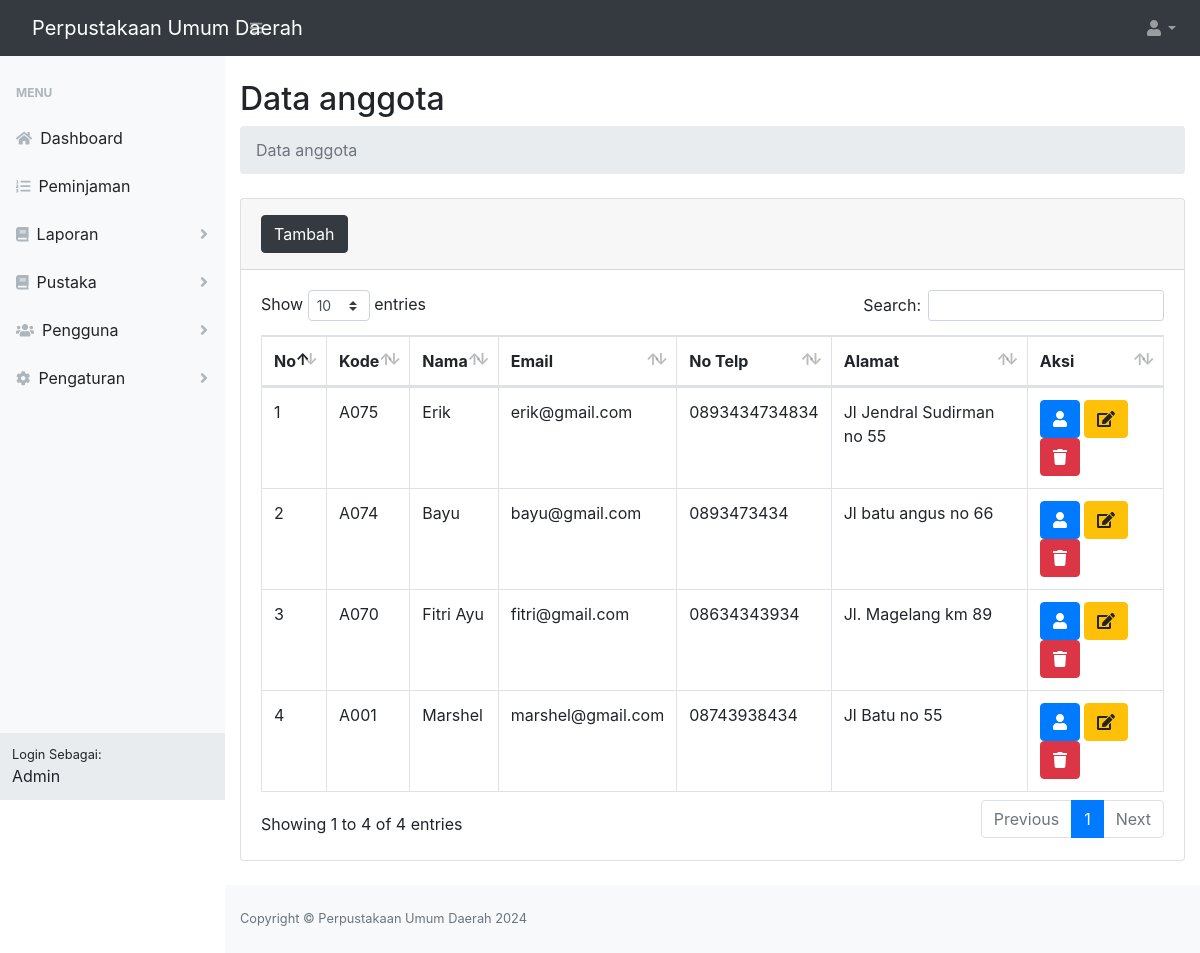
/dist/index.php?page=anggota (signed in), run on the app's committed database.
### tables this page shows
CREATE TABLE `profil_aplikasi` (
  `id` int(11) NOT NULL,
  `nama_aplikasi` varchar(30) NOT NULL,
  `nama_pimpinan` varchar(100) NOT NULL,
  `alamat` varchar(100) NOT NULL,
  `no_telp` char(14) NOT NULL,
  `website` varchar(50) NOT NULL,
  `logo` varchar(100) NOT NULL
);

CREATE TABLE `anggota` (
  `id_anggota` int(11) NOT NULL,
  `kode_anggota` char(10) NOT NULL,
  `nama_anggota` varchar(50) NOT NULL,
  `foto` varchar(100) NOT NULL DEFAULT 'foto_default.png',
  `no_telp` char(14) NOT NULL,
  `email` varchar(50) NOT NULL,
  `alamat` varchar(50) NOT NULL,
  `jenis_kelamin` int(11) NOT NULL,
  `tempat_lahir` varchar(50) NOT NULL,
  `tanggal_lahir` date NOT NULL
);

### dist/anggota/index.php (the view, shortened to what this page needs)
<main>
    <div class="container-fluid">
        <h2 class="mt-4">Data anggota</h2>
        <ol class="breadcrumb mb-4">
            <li class="breadcrumb-item active">Data anggota</li>
        </ol>
        <div class="card mb-4">
          <div class="card-header py-3">
            <button  class="btn-tambah btn btn-dark btn-icon-split"><span class="text">Tambah</span></button>
          </div>
            <div class="card-body">
                <div class="table-responsive">
                  <table class="table table-bordered" id="tabel_anggota" width="100%" cellspacing="0">
                      <thead>
                        <tr>
                          <th>No</th>
                          <th>Kode</th>
                          <th>Nama</th>
                          <th>Email</th>
                          <th>No Telp</th>
                          <th>Alamat</th>
                          <th width="15%">Aksi</th>
                        </tr>
                      </thead>
                      <tbody>
                          <?php
                              include '../config/database.php';
                              $sql="select * from anggota order by id_anggota desc";
                              $hasil=mysqli_query($kon,$sql);
                              $no=0;
                              while ($data = mysqli_fetch_array($hasil)):
                              $no++;
                          ?>
                          <tr>
                              <td><?php echo $no; ?></td>
                              <td><?php echo $data['kode_anggota']; ?></td>
                              <td><?php echo $data['nama_anggota']; ?></td>
                              <td><?php echo $data['email']; ?></td>
                              <td><?php echo $data['no_telp']; ?></td>
                              <td><?php echo $data['alamat']; ?></td>
                              <td>
                                    <button class="setting-akun btn btn-primary btn-circle" kode_anggota="<?php echo $data['kode_anggota']; ?>" ><i class="fas fa-user"></i></button>
                                    <button class="btn-edit btn btn-warning btn-circle" id_anggota="<?php echo $data['id_anggota']; ?>" kode_anggota="<?php echo $data['kode_anggota']; ?>" ><i class="fas fa-edit"></i></button>
                                    <a href="anggota/hapus.php?id_anggota=<?php echo $data['id_anggota']; ?>&kode_anggota=<?php echo $data['kode_anggota']; ?>" class="btn-hapus btn btn-danger btn-circle" ><i class="fa fa-trash"></i></a>
                              </td>
                          </tr>
                          <?php endwhile; ?>
                      </tbody>
                    </table>
                </div>
            </div>
        </div>
    </div>
</main>

### dist/index.php (shortened to what this page needs)
<?php
  include '../config/database.php';
  $hasil=mysqli_query($kon,"select * from profil_aplikasi order by nama_aplikasi desc limit 1");
  $data = mysqli_fetch_array($hasil);
?>
<!DOCTYPE html>
<html lang="en">
    <head>
        <link href="../src/templates/css/styles.css" rel="stylesheet" />
        <link href="../src/plugin/bootstrap/css/bootstrap.min.css" rel="stylesheet" />
        <link href="../src/plugin/datatables/dataTables.bootstrap4.min.css" rel="stylesheet" />
    </head>
    <body class="sb-nav-fixed">
        <nav class="sb-topnav navbar navbar-expand navbar-dark bg-dark">
            <a class="navbar-brand" href="#"><?php  echo $data['nama_aplikasi'];?></a>
            <button class="btn btn-link btn-sm order-1 order-lg-0" id="sidebarToggle" href="#"><i class="fas fa-bars"></i></button>
            <ul class="navbar-nav ml-auto ml-md-0">
                <li class="nav-item dropdown">
                    <a class="nav-link dropdown-toggle" id="userDropdown" href="#" role="button" data-toggle="dropdown" aria-haspopup="true" aria-expanded="false"><i class="fas fa-user fa-fw"></i></a>
                </li>
            </ul>
        </nav>
        <div id="layoutSidenav">
            <div id="layoutSidenav_nav">
                <nav class="sb-sidenav accordion sb-sidenav-light" id="sidenavAccordion">
                    <div class="sb-sidenav-menu">
                    <?php
                        if ($_SESSION['level']=='Karyawan' or $_SESSION['level']=='karyawan'):
                    ?>
                        <div class="nav">
                            <div class="sb-sidenav-menu-heading">Menu</div>
                            <a class="nav-link" href="index.php?page=dashboard">
                                <div class="sb-nav-link-icon"><i class="fas fa-home"></i></div>
                                Dashboard
                            </a>
                            <a class="nav-link" href="index.php?page=daftar-peminjaman">
                                <div class="sb-nav-link-icon"><i class="fas fa-list-ol"></i></div>
                                Peminjaman
                            </a>
                            <a class="nav-link collapsed" href="#" data-toggle="collapse" data-target="#collapseLaporan" aria-expanded="false" aria-controls="collapseLayouts">
                                <div class="sb-nav-link-icon"><i class="fas fa-book"></i></div>
                                Laporan
                                <div class="sb-sidenav-collapse-arrow"><i class="fas fa-angle-down"></i></div>
                            </a>
                            <a class="nav-link collapsed" href="#" data-toggle="collapse" data-target="#collapsePustaka" aria-expanded="false" aria-controls="collapseLayouts">
                                <div class="sb-nav-link-icon"><i class="fas fa-book"></i></div>
                                Pustaka
                                <div class="sb-sidenav-collapse-arrow"><i class="fas fa-angle-down"></i></div>
                            </a>
                            <a class="nav-link collapsed" href="#" data-toggle="collapse" data-target="#collapsePengguna" aria-expanded="false" aria-controls="collapseLayouts">
                                <div class="sb-nav-link-icon"><i class="fas fa-users"></i></div>
                                Pengguna
                                <div class="sb-sidenav-collapse-arrow"><i class="fas fa-angle-down"></i></div>
                            </a>
                            <a class="nav-link collapsed" href="#" data-toggle="collapse" data-target="#collapsePengaturan" aria-expanded="false" aria-controls="collapseLayouts">
                                <div class="sb-nav-link-icon"><i class="fas fa-cog"></i></div>
                                Pengaturan
                                <div class="sb-sidenav-collapse-arrow"><i class="fas fa-angle-down"></i></div>
                            </a>
                        </div>
                        <?php endif; ?>
                    </div>
                    <div class="sb-sidenav-footer">
                        <div class="small">Login Sebagai:</div>
                        <?php
                            if ($_SESSION['level']=='Karyawan' or $_SESSION['level']=='karyawan'):
                                echo $_SESSION["nama_karyawan"];
                            endif;
                        ?>
                    </div>
                </nav>
            </div>
            <div id="layoutSidenav_content">
                <?php
                    if(isset($_GET['page'])){
                        $page = $_GET['page'];
                        switch ($page) {
                            case 'anggota':
                                include "anggota/index.php";
                                break;
                        }
                    }
                ?>
                <footer class="py-4 bg-light mt-auto">
                    <div class="container-fluid">
                        <div class="d-flex align-items-center justify-content-between small">
                        <?php
                            include '../config/database.php';
                            $hasil=mysqli_query($kon,"select nama_aplikasi from profil_aplikasi order by nama_aplikasi desc limit 1");
                            $data = mysqli_fetch_array($hasil);
                        ?>
                        <div class="text-muted">Copyright &copy; <?php echo $data['nama_aplikasi'];?> <?php echo date('Y');?></div>
                        </div>
                    </div>
                </footer>
            </div>
        </div>
        <link href="../src/plugin/select2/select2.min.css" rel="stylesheet" />
        <link href="../src/js/jquery-ui/jquery-ui.css" rel="stylesheet" />
    </body>
</html>

### data on the page
profil_aplikasi: nama_aplikasi "Perpustakaan Umum Daerah"
anggota: kode_anggota "A075", nama_anggota "Erik", email "erik@gmail.com", no_telp "0893434734834", alamat "Jl Jendral Sudirman no 55"
anggota: kode_anggota "A074", nama_anggota "Bayu", email "bayu@gmail.com", no_telp "0893473434", alamat "Jl batu angus no 66"
anggota: kode_anggota "A070", nama_anggota "Fitri Ayu", email "fitri@gmail.com", no_telp "08634343934", alamat "Jl. Magelang km 89"
anggota: kode_anggota "A001", nama_anggota "Marshel", email "marshel@gmail.com", no_telp "08743938434", alamat "Jl Batu no 55"

### other printed values
$_SESSION["nama_karyawan"] "Admin"
